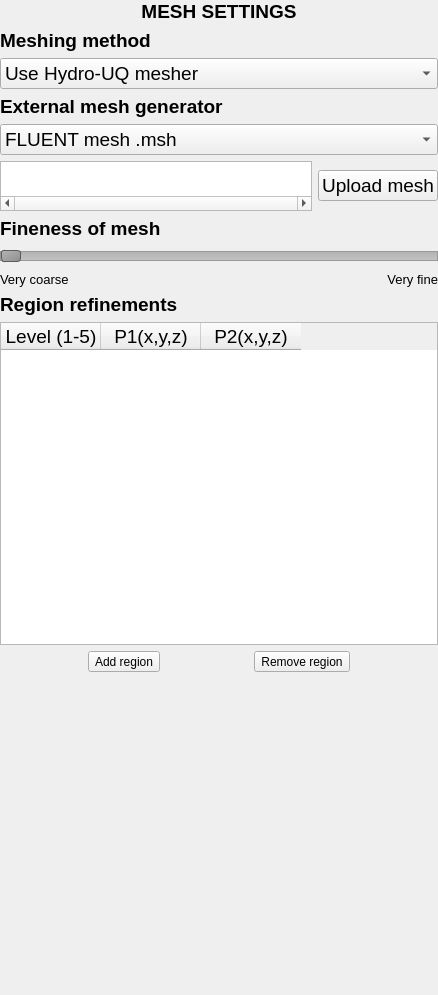
<?xml version="1.0" encoding="UTF-8"?>
<ui version="4.0">
 <class>meshing</class>
 <widget class="QFrame" name="meshing">
  <property name="geometry">
   <rect>
    <x>0</x>
    <y>0</y>
    <width>438</width>
    <height>995</height>
   </rect>
  </property>
  <property name="windowTitle">
   <string>Frame</string>
  </property>
  <layout class="QVBoxLayout" name="verticalLayout">
   <property name="leftMargin">
    <number>0</number>
   </property>
   <property name="topMargin">
    <number>0</number>
   </property>
   <property name="rightMargin">
    <number>0</number>
   </property>
   <property name="bottomMargin">
    <number>0</number>
   </property>
   <item>
    <widget class="QLabel" name="Lbl_H1">
     <property name="font">
      <font>
       <pointsize>14</pointsize>
      </font>
     </property>
     <property name="text">
      <string>&lt;html&gt;&lt;head/&gt;&lt;body&gt;&lt;p&gt;&lt;span style=&quot; font-weight:600;&quot;&gt;MESH SETTINGS&lt;/span&gt;&lt;/p&gt;&lt;/body&gt;&lt;/html&gt;</string>
     </property>
     <property name="alignment">
      <set>Qt::AlignCenter</set>
     </property>
    </widget>
   </item>
   <item>
    <widget class="QLabel" name="Lbl_MeshType">
     <property name="font">
      <font>
       <pointsize>14</pointsize>
       <weight>75</weight>
       <bold>true</bold>
      </font>
     </property>
     <property name="text">
      <string>&lt;html&gt;&lt;head/&gt;&lt;body&gt;&lt;p&gt;Meshing method&lt;/p&gt;&lt;/body&gt;&lt;/html&gt;</string>
     </property>
    </widget>
   </item>
   <item>
    <widget class="QComboBox" name="Cmb_MeshType">
     <property name="font">
      <font>
       <pointsize>14</pointsize>
      </font>
     </property>
     <property name="toolTip">
      <string>Select type of mesh: in-built mesing / upload mesh files</string>
     </property>
     <property name="toolTipDuration">
      <number>10000</number>
     </property>
     <item>
      <property name="text">
       <string>Use Hydro-UQ mesher</string>
      </property>
     </item>
     <item>
      <property name="text">
       <string>Upload mesh files</string>
      </property>
     </item>
     <item>
      <property name="text">
       <string>Upload solver specific mesh dicts</string>
      </property>
     </item>
    </widget>
   </item>
   <item>
    <widget class="QLabel" name="Lbl_MeshGen">
     <property name="font">
      <font>
       <pointsize>14</pointsize>
       <weight>75</weight>
       <bold>true</bold>
      </font>
     </property>
     <property name="text">
      <string>&lt;html&gt;&lt;head/&gt;&lt;body&gt;&lt;p&gt;External mesh generator&lt;/p&gt;&lt;/body&gt;&lt;/html&gt;</string>
     </property>
    </widget>
   </item>
   <item>
    <widget class="QComboBox" name="Cmb_MeshGen">
     <property name="font">
      <font>
       <pointsize>14</pointsize>
      </font>
     </property>
     <property name="toolTip">
      <string>Select external mesh generator used</string>
     </property>
     <property name="toolTipDuration">
      <number>10000</number>
     </property>
     <item>
      <property name="text">
       <string>FLUENT mesh .msh</string>
      </property>
     </item>
     <item>
      <property name="text">
       <string>I-DEAS mesh ANSYS.ans</string>
      </property>
     </item>
     <item>
      <property name="text">
       <string>CFX mesh .geo</string>
      </property>
     </item>
     <item>
      <property name="text">
       <string>GAMBIT mesh .neu</string>
      </property>
     </item>
     <item>
      <property name="text">
       <string>Gmsh file .msh</string>
      </property>
     </item>
    </widget>
   </item>
   <item>
    <layout class="QHBoxLayout" name="horizontalLayout" stretch="3,1">
     <item>
      <widget class="QPlainTextEdit" name="PText_Path">
       <property name="sizePolicy">
        <sizepolicy hsizetype="Fixed" vsizetype="MinimumExpanding">
         <horstretch>0</horstretch>
         <verstretch>0</verstretch>
        </sizepolicy>
       </property>
       <property name="minimumSize">
        <size>
         <width>200</width>
         <height>50</height>
        </size>
       </property>
       <property name="maximumSize">
        <size>
         <width>400</width>
         <height>50</height>
        </size>
       </property>
       <property name="font">
        <font>
         <pointsize>14</pointsize>
        </font>
       </property>
       <property name="horizontalScrollBarPolicy">
        <enum>Qt::ScrollBarAlwaysOn</enum>
       </property>
       <property name="readOnly">
        <bool>true</bool>
       </property>
      </widget>
     </item>
     <item>
      <widget class="QPushButton" name="Btn_UploadMesh">
       <property name="font">
        <font>
         <pointsize>14</pointsize>
        </font>
       </property>
       <property name="toolTip">
        <string>Upload the mesh files or mesh dictionaries</string>
       </property>
       <property name="toolTipDuration">
        <number>10000</number>
       </property>
       <property name="text">
        <string>Upload mesh</string>
       </property>
      </widget>
     </item>
    </layout>
   </item>
   <item>
    <widget class="QLabel" name="Lbl_FineH2">
     <property name="font">
      <font>
       <pointsize>14</pointsize>
       <weight>75</weight>
       <bold>true</bold>
      </font>
     </property>
     <property name="focusPolicy">
      <enum>Qt::ClickFocus</enum>
     </property>
     <property name="text">
      <string>&lt;html&gt;&lt;head/&gt;&lt;body&gt;&lt;p&gt;Fineness of mesh&lt;/p&gt;&lt;/body&gt;&lt;/html&gt;</string>
     </property>
    </widget>
   </item>
   <item>
    <widget class="QSlider" name="HSl_MeshSize">
     <property name="font">
      <font>
       <pointsize>14</pointsize>
      </font>
     </property>
     <property name="mouseTracking">
      <bool>true</bool>
     </property>
     <property name="focusPolicy">
      <enum>Qt::WheelFocus</enum>
     </property>
     <property name="toolTip">
      <string>Define the fineness of the mesh</string>
     </property>
     <property name="toolTipDuration">
      <number>10000</number>
     </property>
     <property name="styleSheet">
      <string notr="true">QSlider::groove:horizontal {
    border: 1px solid #999999;
    height: 8px; /* the groove expands to the size of the slider by default. by giving it a height, it has a fixed size */
    background: qlineargradient(x1:0, y1:0, x2:0, y2:1, stop:0 #B1B1B1, stop:1 #c4c4c4);
    margin: 2px 0;
}

QSlider::handle:horizontal {
    background: qlineargradient(x1:0, y1:0, x2:1, y2:1, stop:0 #b4b4b4, stop:1 #8f8f8f);
    border: 1px solid #5c5c5c;
    width: 18px;
    margin: -2px 0; /* handle is placed by default on the contents rect of the groove. Expand outside the groove */
    border-radius: 3px;
}</string>
     </property>
     <property name="minimum">
      <number>1</number>
     </property>
     <property name="maximum">
      <number>5</number>
     </property>
     <property name="pageStep">
      <number>1</number>
     </property>
     <property name="orientation">
      <enum>Qt::Horizontal</enum>
     </property>
     <property name="tickPosition">
      <enum>QSlider::TicksBelow</enum>
     </property>
     <property name="tickInterval">
      <number>1</number>
     </property>
    </widget>
   </item>
   <item>
    <layout class="QHBoxLayout" name="HLY_MeshFine">
     <item>
      <widget class="QLabel" name="Lbl_FineMesh">
       <property name="font">
        <font>
         <pointsize>10</pointsize>
        </font>
       </property>
       <property name="text">
        <string>Very coarse</string>
       </property>
      </widget>
     </item>
     <item>
      <widget class="QLabel" name="Lbl_CoarseMesh">
       <property name="font">
        <font>
         <pointsize>10</pointsize>
        </font>
       </property>
       <property name="text">
        <string>Very fine</string>
       </property>
       <property name="alignment">
        <set>Qt::AlignRight|Qt::AlignTrailing|Qt::AlignVCenter</set>
       </property>
      </widget>
     </item>
    </layout>
   </item>
   <item>
    <widget class="QLabel" name="Lbl_H2Regions">
     <property name="font">
      <font>
       <pointsize>14</pointsize>
       <weight>75</weight>
       <bold>true</bold>
      </font>
     </property>
     <property name="focusPolicy">
      <enum>Qt::ClickFocus</enum>
     </property>
     <property name="text">
      <string>&lt;html&gt;&lt;head/&gt;&lt;body&gt;&lt;p&gt;Region refinements&lt;/p&gt;&lt;/body&gt;&lt;/html&gt;</string>
     </property>
    </widget>
   </item>
   <item>
    <widget class="QTableWidget" name="Tbl_Regions">
     <property name="font">
      <font>
       <pointsize>14</pointsize>
      </font>
     </property>
     <property name="toolTip">
      <string>Table of regions where mesh needs to be refined</string>
     </property>
     <property name="toolTipDuration">
      <number>10000</number>
     </property>
     <property name="alternatingRowColors">
      <bool>true</bool>
     </property>
     <column>
      <property name="text">
       <string>Level (1-5)</string>
      </property>
      <property name="font">
       <font>
        <pointsize>14</pointsize>
       </font>
      </property>
      <property name="textAlignment">
       <set>AlignCenter</set>
      </property>
     </column>
     <column>
      <property name="text">
       <string>P1(x,y,z)</string>
      </property>
      <property name="font">
       <font>
        <pointsize>14</pointsize>
       </font>
      </property>
      <property name="textAlignment">
       <set>AlignCenter</set>
      </property>
     </column>
     <column>
      <property name="text">
       <string>P2(x,y,z)</string>
      </property>
      <property name="font">
       <font>
        <pointsize>14</pointsize>
       </font>
      </property>
      <property name="textAlignment">
       <set>AlignCenter</set>
      </property>
     </column>
    </widget>
   </item>
   <item>
    <layout class="QHBoxLayout" name="HLY_AddRegion">
     <item>
      <widget class="QToolButton" name="Btn_AddRegion">
       <property name="toolTip">
        <string>Add regions for mesh refinement</string>
       </property>
       <property name="toolTipDuration">
        <number>10000</number>
       </property>
       <property name="text">
        <string>Add region</string>
       </property>
      </widget>
     </item>
     <item>
      <widget class="QToolButton" name="Btn_RemRegion">
       <property name="toolTip">
        <string>Remove regions for mesh refinement</string>
       </property>
       <property name="toolTipDuration">
        <number>10000</number>
       </property>
       <property name="text">
        <string>Remove region</string>
       </property>
      </widget>
     </item>
    </layout>
   </item>
   <item>
    <spacer name="VSp">
     <property name="orientation">
      <enum>Qt::Vertical</enum>
     </property>
     <property name="sizeHint" stdset="0">
      <size>
       <width>20</width>
       <height>272</height>
      </size>
     </property>
    </spacer>
   </item>
  </layout>
 </widget>
 <resources/>
 <connections/>
</ui>
